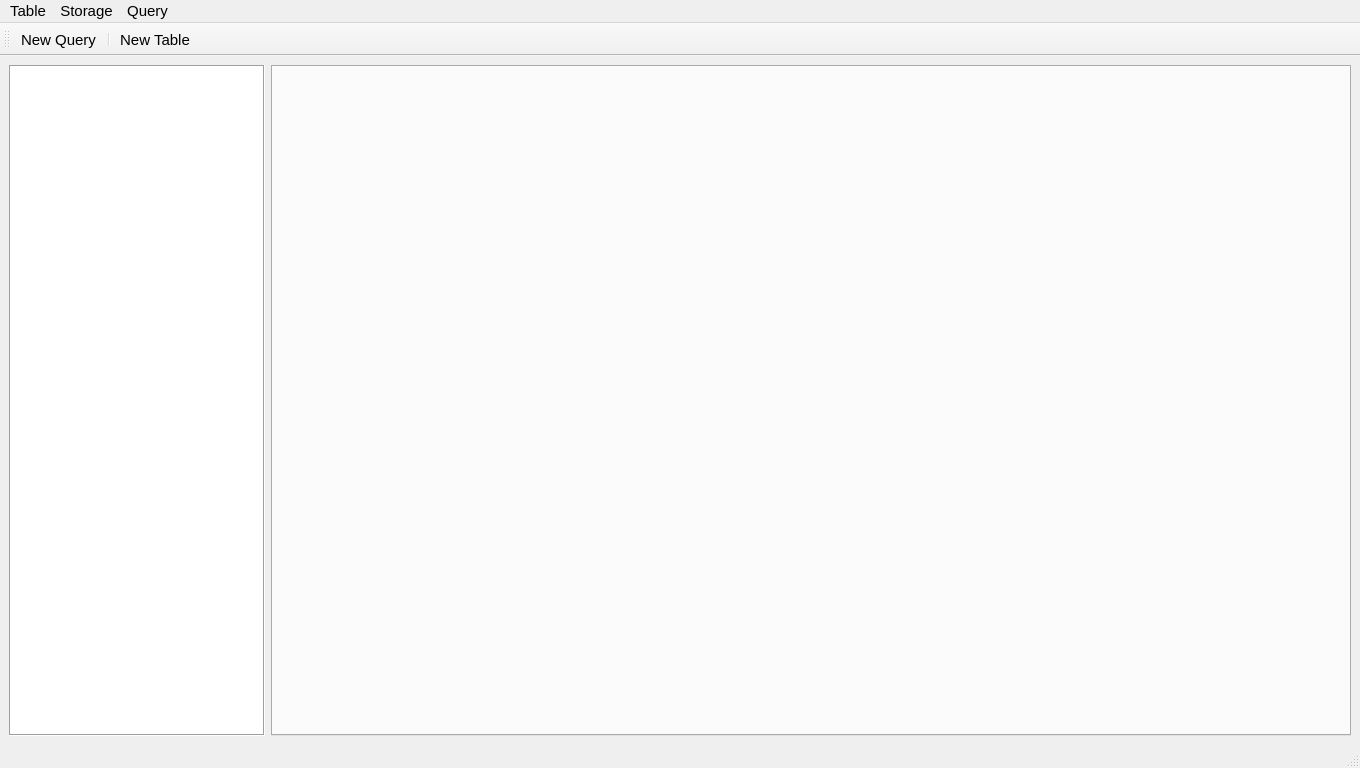
<?xml version="1.0" encoding="UTF-8"?>
<ui version="4.0">
 <class>Megatron</class>
 <widget class="QMainWindow" name="Megatron">
  <property name="geometry">
   <rect>
    <x>0</x>
    <y>0</y>
    <width>1360</width>
    <height>768</height>
   </rect>
  </property>
  <property name="sizePolicy">
   <sizepolicy hsizetype="Preferred" vsizetype="Preferred">
    <horstretch>0</horstretch>
    <verstretch>0</verstretch>
   </sizepolicy>
  </property>
  <property name="minimumSize">
   <size>
    <width>1360</width>
    <height>768</height>
   </size>
  </property>
  <property name="maximumSize">
   <size>
    <width>1920</width>
    <height>1080</height>
   </size>
  </property>
  <property name="focusPolicy">
   <enum>Qt::TabFocus</enum>
  </property>
  <property name="windowTitle">
   <string>Megatron</string>
  </property>
  <property name="windowIcon">
   <iconset resource="resources.qrc">
    <normaloff>:/rec/resources/ico/megatron.ico</normaloff>:/rec/resources/ico/megatron.ico</iconset>
  </property>
  <widget class="QWidget" name="centralwidget">
   <layout class="QHBoxLayout" name="horizontalLayout">
    <item>
     <widget class="QTreeWidget" name="treeWidget">
      <property name="sizePolicy">
       <sizepolicy hsizetype="Fixed" vsizetype="Expanding">
        <horstretch>0</horstretch>
        <verstretch>0</verstretch>
       </sizepolicy>
      </property>
      <property name="minimumSize">
       <size>
        <width>250</width>
        <height>0</height>
       </size>
      </property>
      <property name="maximumSize">
       <size>
        <width>16777215</width>
        <height>16777215</height>
       </size>
      </property>
      <property name="focusPolicy">
       <enum>Qt::TabFocus</enum>
      </property>
      <property name="frameShape">
       <enum>QFrame::Box</enum>
      </property>
      <property name="frameShadow">
       <enum>QFrame::Sunken</enum>
      </property>
      <property name="indentation">
       <number>20</number>
      </property>
      <attribute name="headerVisible">
       <bool>false</bool>
      </attribute>
      <column>
       <property name="text">
        <string notr="true">1</string>
       </property>
      </column>
     </widget>
    </item>
    <item>
     <widget class="QTabWidget" name="tabWidget">
      <property name="focusPolicy">
       <enum>Qt::StrongFocus</enum>
      </property>
      <property name="currentIndex">
       <number>-1</number>
      </property>
      <property name="tabsClosable">
       <bool>true</bool>
      </property>
      <property name="movable">
       <bool>true</bool>
      </property>
     </widget>
    </item>
   </layout>
  </widget>
  <widget class="QStatusBar" name="statusbar">
   <property name="font">
    <font>
     <pointsize>11</pointsize>
     <italic>false</italic>
     <bold>false</bold>
    </font>
   </property>
  </widget>
  <widget class="QMenuBar" name="menubar">
   <property name="geometry">
    <rect>
     <x>0</x>
     <y>0</y>
     <width>1360</width>
     <height>25</height>
    </rect>
   </property>
   <property name="font">
    <font>
     <pointsize>11</pointsize>
    </font>
   </property>
   <widget class="QMenu" name="menuTable">
    <property name="enabled">
     <bool>true</bool>
    </property>
    <property name="font">
     <font>
      <pointsize>11</pointsize>
     </font>
    </property>
    <property name="title">
     <string>Table</string>
    </property>
    <addaction name="actionNewTable"/>
    <addaction name="actionOpenTable"/>
    <addaction name="separator"/>
    <addaction name="actionExit"/>
   </widget>
   <widget class="QMenu" name="menuStorage">
    <property name="font">
     <font>
      <pointsize>11</pointsize>
     </font>
    </property>
    <property name="title">
     <string>Storage</string>
    </property>
   </widget>
   <widget class="QMenu" name="menuQuery">
    <property name="font">
     <font>
      <pointsize>11</pointsize>
     </font>
    </property>
    <property name="title">
     <string>Query</string>
    </property>
    <addaction name="actionNewQuery"/>
    <addaction name="actionRunSelected"/>
   </widget>
   <addaction name="menuTable"/>
   <addaction name="menuStorage"/>
   <addaction name="menuQuery"/>
  </widget>
  <widget class="QToolBar" name="toolBar">
   <property name="sizePolicy">
    <sizepolicy hsizetype="Preferred" vsizetype="Fixed">
     <horstretch>0</horstretch>
     <verstretch>0</verstretch>
    </sizepolicy>
   </property>
   <property name="maximumSize">
    <size>
     <width>16777215</width>
     <height>64</height>
    </size>
   </property>
   <property name="font">
    <font>
     <pointsize>11</pointsize>
    </font>
   </property>
   <property name="windowTitle">
    <string>toolBar</string>
   </property>
   <property name="iconSize">
    <size>
     <width>48</width>
     <height>48</height>
    </size>
   </property>
   <attribute name="toolBarArea">
    <enum>TopToolBarArea</enum>
   </attribute>
   <attribute name="toolBarBreak">
    <bool>false</bool>
   </attribute>
   <addaction name="actionNewQuery"/>
   <addaction name="separator"/>
   <addaction name="actionNewTable"/>
  </widget>
  <action name="actionNewTable">
   <property name="icon">
    <iconset resource="resources.qrc">
     <normaloff>:/rec/resources/ico/new-table.ico</normaloff>:/rec/resources/ico/new-table.ico</iconset>
   </property>
   <property name="text">
    <string>New Table</string>
   </property>
   <property name="statusTip">
    <string>Create a New Table/Relation</string>
   </property>
   <property name="font">
    <font>
     <pointsize>11</pointsize>
    </font>
   </property>
  </action>
  <action name="actionOpenTable">
   <property name="icon">
    <iconset resource="resources.qrc">
     <normaloff>:/rec/resources/ico/table-file.ico</normaloff>:/rec/resources/ico/table-file.ico</iconset>
   </property>
   <property name="text">
    <string>Open Table</string>
   </property>
   <property name="statusTip">
    <string>Open an External Table/Relation</string>
   </property>
   <property name="font">
    <font>
     <pointsize>11</pointsize>
    </font>
   </property>
  </action>
  <action name="actionExit">
   <property name="icon">
    <iconset resource="resources.qrc">
     <normaloff>:/rec/resources/ico/exit.ico</normaloff>:/rec/resources/ico/exit.ico</iconset>
   </property>
   <property name="text">
    <string>Exit</string>
   </property>
  </action>
  <action name="actionRunSelected">
   <property name="icon">
    <iconset resource="resources.qrc">
     <normaloff>:/rec/resources/ico/run.ico</normaloff>:/rec/resources/ico/run.ico</iconset>
   </property>
   <property name="text">
    <string>Run Selected</string>
   </property>
   <property name="font">
    <font>
     <pointsize>11</pointsize>
    </font>
   </property>
  </action>
  <action name="actionNewQuery">
   <property name="icon">
    <iconset resource="resources.qrc">
     <normaloff>:/rec/resources/ico/data-query.ico</normaloff>:/rec/resources/ico/data-query.ico</iconset>
   </property>
   <property name="text">
    <string>New Query</string>
   </property>
   <property name="statusTip">
    <string>Create a new Query</string>
   </property>
   <property name="font">
    <font>
     <pointsize>11</pointsize>
    </font>
   </property>
  </action>
 </widget>
 <resources>
  <include location="resources.qrc"/>
 </resources>
 <connections/>
</ui>
